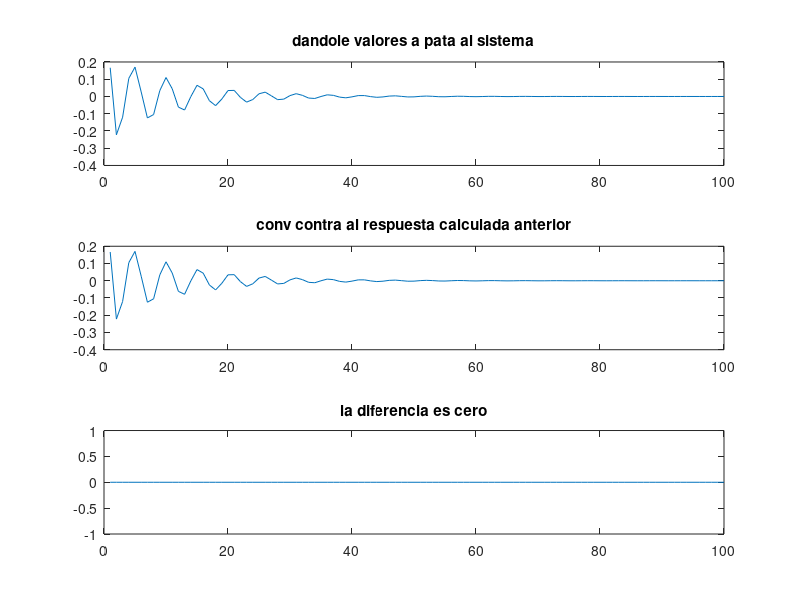

MATLAB code for this plot:
%ejemplo de que la convolucion contra un impulso
%,caracteriza completamente al sistema
%convolucionar contra un delta de dirac es como multiplicar por uno.
clear all
N=100;
x=zeros(1,N);x(1)=1;%impulso
y=zeros(1,N);
y(1)=(1/6)*x(1);
y(2)= (1/6)*(x(2)-2*x(1)+4*y(1));
for n=3:N
    y(n)=(1/6)*(x(n)-2*x(n-1)+x(n-2)+4*y(n-1)-5*y(n-2));
end
m=conv(y,x)
subplot(3,1,1);
plot(y);title('dandole valores a pata al sistema');
subplot(3,1,2);
plot(m(1:100));title('conv contra al respuesta calculada anterior')
subplot(3,1,3)
plot(y-m(1:100));title('la diferencia es cero')
